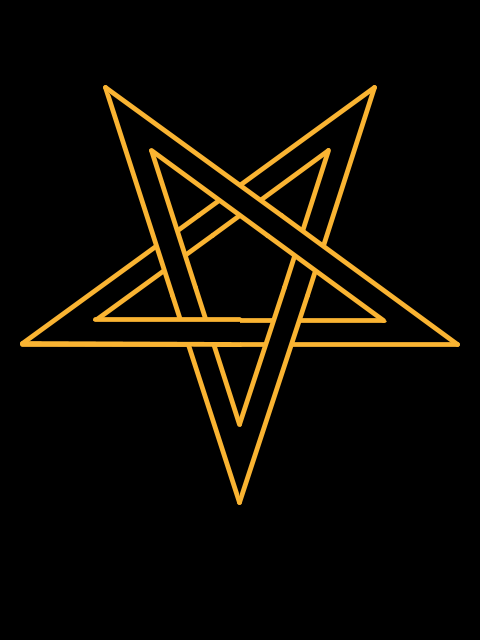
Frame 1 (no input)
Frame 2 (the mouse pressed at the canvas centre, redrawn once): identical to frame 1, image omitted

The Processing sketch that drew this single still picture (run headless with seeded random() and noise(); the mouse was pressed at the canvas centre and the sketch redrawn once):

// Processing sketch: ninth_gate_the
// ── ninth_gate_the.pde
// Manuale di Programmazione Cinematografica - Volume 4
// Daniele Olmisani, 2017

// The Ninth Gate (1999)


final color PAPER = color(0);
final color INK = color(250, 180, 50);

final float A = TWO_PI / 5;
final float R = 0.3;
final float L = 0.05;
final float D = L / tan(0.25*A);


void setup() {
  size(480, 640);
  noLoop();
}


void draw() {
  
  final float S =  min(width, height);
  final float U = 0.002;  
  
  translate(0.5*width, 0.5*height);
  scale(S);
  
  background(PAPER);
  
  for (int i=0; i<11; i++) {
  
    noStroke();
    fill(PAPER);
    quad(-R, 0.0, 0.0, 0.0, 0.0, L, -R-D, L);
    
    stroke(INK);
    strokeWeight(5*U);
    line(-R, 0.0, 0.0, 0.0);
    line(-R-D, L, +0.0, L);
    
    scale(-1, 1);
    
    if (i%2 != 0) {
      translate(-R, 0.0);
      rotate(2*A);
      translate(-R, 0.0);
    }
  } 

  save("the-ninth-gate.png");
}
